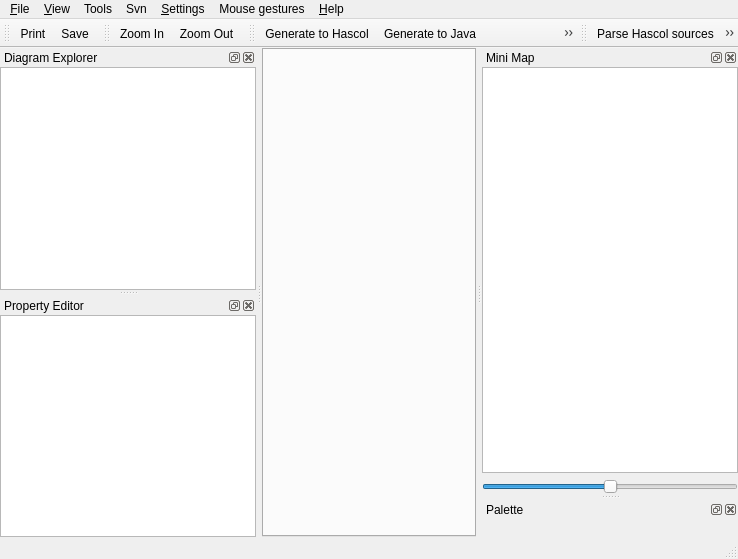
<?xml version="1.0" encoding="UTF-8"?>
<ui version="4.0">
 <class>MainWindowUi</class>
 <widget class="QMainWindow" name="MainWindowUi">
  <property name="geometry">
   <rect>
    <x>0</x>
    <y>0</y>
    <width>738</width>
    <height>559</height>
   </rect>
  </property>
  <property name="windowTitle">
   <string>QReal</string>
  </property>
  <property name="windowIcon">
   <iconset>
    <normaloff>:/icons/qreal.png</normaloff>:/icons/qreal.png</iconset>
  </property>
  <widget class="QWidget" name="centralwidget">
   <layout class="QGridLayout">
    <property name="margin">
     <number>0</number>
    </property>
    <property name="spacing">
     <number>0</number>
    </property>
    <item row="0" column="0">
     <widget class="QTabWidget" name="tabs"/>
    </item>
   </layout>
  </widget>
  <widget class="QMenuBar" name="menubar">
   <property name="geometry">
    <rect>
     <x>0</x>
     <y>0</y>
     <width>738</width>
     <height>21</height>
    </rect>
   </property>
   <widget class="QMenu" name="menu_File">
    <property name="title">
     <string>&amp;File</string>
    </property>
    <addaction name="actionOpen"/>
    <addaction name="actionSave"/>
    <addaction name="actionSave_as"/>
    <addaction name="actionPrint"/>
    <addaction name="actionMakeSvg"/>
    <addaction name="separator"/>
    <addaction name="actionQuit"/>
   </widget>
   <widget class="QMenu" name="menu_View">
    <property name="title">
     <string>&amp;View</string>
    </property>
    <addaction name="actionZoom_In"/>
    <addaction name="actionZoom_Out"/>
    <addaction name="separator"/>
    <addaction name="actionAntialiasing"/>
    <addaction name="actionOpenGL_Renderer"/>
    <addaction name="actionShowSplash"/>
   </widget>
   <widget class="QMenu" name="menuHelp">
    <property name="title">
     <string>&amp;Help</string>
    </property>
    <addaction name="actionHelp"/>
    <addaction name="separator"/>
    <addaction name="actionAbout"/>
    <addaction name="actionAboutQt"/>
   </widget>
   <widget class="QMenu" name="menuSettings">
    <property name="title">
     <string>&amp;Settings</string>
    </property>
    <addaction name="actionPreferences"/>
    <addaction name="actionPlugins"/>
    <addaction name="actionShow_grid"/>
    <addaction name="actionSwitch_on_grid"/>
   </widget>
   <widget class="QMenu" name="menuTools">
    <property name="title">
     <string>Tools</string>
    </property>
    <addaction name="actionClear"/>
    <addaction name="actionExport_to_XMI"/>
    <addaction name="actionGenerate_to_Java"/>
    <addaction name="actionGenerate_to_Hascol"/>
    <addaction name="actionShape_Edit"/>
    <addaction name="actionGenerate_Editor"/>
    <addaction name="actionParse_Editor_xml"/>
   </widget>
   <widget class="QMenu" name="menuMouse_gestures">
    <property name="title">
     <string>Mouse gestures</string>
    </property>
    <addaction name="actionShow"/>
   </widget>
   <widget class="QMenu" name="menuSvn">
    <property name="title">
     <string>Svn</string>
    </property>
    <addaction name="actionCommit"/>
    <addaction name="actionCheckout"/>
   </widget>
   <addaction name="menu_File"/>
   <addaction name="menu_View"/>
   <addaction name="menuTools"/>
   <addaction name="menuSvn"/>
   <addaction name="menuSettings"/>
   <addaction name="menuMouse_gestures"/>
   <addaction name="menuHelp"/>
  </widget>
  <widget class="QStatusBar" name="statusbar"/>
  <widget class="QDockWidget" name="diagramDock">
   <property name="allowedAreas">
    <set>Qt::AllDockWidgetAreas</set>
   </property>
   <property name="windowTitle">
    <string>Diagram Explorer</string>
   </property>
   <attribute name="dockWidgetArea">
    <number>1</number>
   </attribute>
   <widget class="QWidget" name="dockWidgetContents_2">
    <layout class="QHBoxLayout">
     <property name="spacing">
      <number>6</number>
     </property>
     <property name="margin">
      <number>0</number>
     </property>
     <item>
      <widget class="QTreeView" name="diagramExplorer">
       <property name="contextMenuPolicy">
        <enum>Qt::ActionsContextMenu</enum>
       </property>
       <property name="acceptDrops">
        <bool>true</bool>
       </property>
       <property name="dragDropMode">
        <enum>QAbstractItemView::DragDrop</enum>
       </property>
      </widget>
     </item>
    </layout>
   </widget>
  </widget>
  <widget class="QToolBar" name="fileToolbar">
   <property name="windowTitle">
    <string>File Toolbar</string>
   </property>
   <property name="orientation">
    <enum>Qt::Horizontal</enum>
   </property>
   <attribute name="toolBarArea">
    <enum>TopToolBarArea</enum>
   </attribute>
   <attribute name="toolBarBreak">
    <bool>false</bool>
   </attribute>
   <addaction name="actionPrint"/>
   <addaction name="actionSave"/>
  </widget>
  <widget class="QDockWidget" name="minimapDock">
   <property name="windowTitle">
    <string>Mini Map</string>
   </property>
   <attribute name="dockWidgetArea">
    <number>2</number>
   </attribute>
   <widget class="QWidget" name="dockWidgetContents_4">
    <layout class="QVBoxLayout">
     <property name="spacing">
      <number>6</number>
     </property>
     <property name="margin">
      <number>0</number>
     </property>
     <item>
      <widget class="QGraphicsView" name="minimapView">
       <property name="dragMode">
        <enum>QGraphicsView::ScrollHandDrag</enum>
       </property>
      </widget>
     </item>
     <item>
      <widget class="QSlider" name="minimapZoomSlider">
       <property name="maximum">
        <number>50</number>
       </property>
       <property name="value">
        <number>25</number>
       </property>
       <property name="orientation">
        <enum>Qt::Horizontal</enum>
       </property>
      </widget>
     </item>
    </layout>
   </widget>
  </widget>
  <widget class="QDockWidget" name="paletteDock">
   <property name="windowTitle">
    <string>Palette</string>
   </property>
   <attribute name="dockWidgetArea">
    <number>2</number>
   </attribute>
   <widget class="QWidget" name="dockWidgetContents_5">
    <layout class="QHBoxLayout">
     <property name="spacing">
      <number>6</number>
     </property>
     <property name="margin">
      <number>0</number>
     </property>
     <item>
      <widget class="qReal::gui::PaletteToolbox" name="paletteToolbox"/>
     </item>
    </layout>
   </widget>
  </widget>
  <widget class="QToolBar" name="viewToolbar">
   <property name="windowTitle">
    <string>View Toolbar</string>
   </property>
   <attribute name="toolBarArea">
    <enum>TopToolBarArea</enum>
   </attribute>
   <attribute name="toolBarBreak">
    <bool>false</bool>
   </attribute>
   <addaction name="actionZoom_In"/>
   <addaction name="actionZoom_Out"/>
  </widget>
  <widget class="QDockWidget" name="propertyDock">
   <property name="windowTitle">
    <string>Property Editor</string>
   </property>
   <attribute name="dockWidgetArea">
    <number>1</number>
   </attribute>
   <widget class="QWidget" name="dockWidgetContents">
    <layout class="QVBoxLayout">
     <property name="spacing">
      <number>6</number>
     </property>
     <property name="margin">
      <number>0</number>
     </property>
     <item>
      <widget class="QTableView" name="propertyEditor">
       <property name="alternatingRowColors">
        <bool>true</bool>
       </property>
       <property name="showGrid">
        <bool>false</bool>
       </property>
      </widget>
     </item>
    </layout>
   </widget>
  </widget>
  <widget class="QToolBar" name="generatorsToolbar">
   <property name="windowTitle">
    <string>toolBar</string>
   </property>
   <attribute name="toolBarArea">
    <enum>TopToolBarArea</enum>
   </attribute>
   <attribute name="toolBarBreak">
    <bool>false</bool>
   </attribute>
   <addaction name="actionGenerate_to_Hascol"/>
   <addaction name="actionGenerate_to_Java"/>
   <addaction name="actionExport_to_XMI"/>
   <addaction name="actionShape_Edit"/>
   <addaction name="actionGenerate_to_Scilab"/>
  </widget>
  <widget class="QToolBar" name="parsersToolbar">
   <property name="windowTitle">
    <string>toolBar</string>
   </property>
   <attribute name="toolBarArea">
    <enum>TopToolBarArea</enum>
   </attribute>
   <attribute name="toolBarBreak">
    <bool>false</bool>
   </attribute>
   <addaction name="actionParse_Hascol_sources"/>
   <addaction name="actionParse_Java_Libraries"/>
  </widget>
  <action name="actionQuit">
   <property name="text">
    <string>&amp;Quit</string>
   </property>
  </action>
  <action name="actionConnect">
   <property name="icon">
    <iconset>
     <normaloff>:/icons/database_connected.png</normaloff>:/icons/database_connected.png</iconset>
   </property>
   <property name="text">
    <string>&amp;Connect</string>
   </property>
  </action>
  <action name="actionZoom_In">
   <property name="icon">
    <iconset>
     <normaloff>:/icons/zoomin.png</normaloff>:/icons/zoomin.png</iconset>
   </property>
   <property name="text">
    <string>Zoom In</string>
   </property>
  </action>
  <action name="actionZoom_Out">
   <property name="icon">
    <iconset>
     <normaloff>:/icons/zoomout.png</normaloff>:/icons/zoomout.png</iconset>
   </property>
   <property name="text">
    <string>Zoom Out</string>
   </property>
  </action>
  <action name="actionAntialiasing">
   <property name="checkable">
    <bool>true</bool>
   </property>
   <property name="checked">
    <bool>true</bool>
   </property>
   <property name="text">
    <string>Antialiasing</string>
   </property>
  </action>
  <action name="actionOpenGL_Renderer">
   <property name="checkable">
    <bool>true</bool>
   </property>
   <property name="text">
    <string>OpenGL Renderer</string>
   </property>
  </action>
  <action name="actionPrint">
   <property name="icon">
    <iconset>
     <normaloff>:/icons/print.png</normaloff>:/icons/print.png</iconset>
   </property>
   <property name="text">
    <string>Print</string>
   </property>
  </action>
  <action name="actionMakeSvg">
   <property name="text">
    <string>Export to SVG</string>
   </property>
  </action>
  <action name="actionDisconnect">
   <property name="icon">
    <iconset>
     <normaloff>:/icons/database_disconnect.png</normaloff>:/icons/database_disconnect.png</iconset>
   </property>
   <property name="text">
    <string>&amp;Disconnect</string>
   </property>
  </action>
  <action name="actionBeginTransaction">
   <property name="enabled">
    <bool>false</bool>
   </property>
   <property name="icon">
    <iconset>
     <normaloff>:/icons/database_connect.png</normaloff>:/icons/database_connect.png</iconset>
   </property>
   <property name="text">
    <string>Begin Transaction</string>
   </property>
  </action>
  <action name="actionCommitTransaction">
   <property name="enabled">
    <bool>false</bool>
   </property>
   <property name="icon">
    <iconset>
     <normaloff>:/icons/database_commit.png</normaloff>:/icons/database_commit.png</iconset>
   </property>
   <property name="text">
    <string>Commit Transaction</string>
   </property>
  </action>
  <action name="actionRollbackTransaction">
   <property name="enabled">
    <bool>false</bool>
   </property>
   <property name="icon">
    <iconset>
     <normaloff>:/icons/database_revert.png</normaloff>:/icons/database_revert.png</iconset>
   </property>
   <property name="text">
    <string>Rollback Transaction</string>
   </property>
  </action>
  <action name="actionDeleteFromDiagram">
   <property name="text">
    <string>Delete</string>
   </property>
   <property name="shortcut">
    <string>Del</string>
   </property>
   <property name="shortcutContext">
    <enum>Qt::WidgetShortcut</enum>
   </property>
  </action>
  <action name="openNewTab">
   <property name="text">
    <string>Open in new tab</string>
   </property>
  </action>
  <action name="actionHelp">
   <property name="text">
    <string>Small Help</string>
   </property>
  </action>
  <action name="actionAbout">
   <property name="text">
    <string>About...</string>
   </property>
  </action>
  <action name="actionAboutQt">
   <property name="text">
    <string>About Qt...</string>
   </property>
  </action>
  <action name="actionPlugins">
   <property name="checkable">
    <bool>true</bool>
   </property>
   <property name="text">
    <string>Plugins...</string>
   </property>
  </action>
  <action name="actionShowSplash">
   <property name="checkable">
    <bool>true</bool>
   </property>
   <property name="checked">
    <bool>true</bool>
   </property>
   <property name="text">
    <string>Show splashscreen</string>
   </property>
  </action>
  <action name="actionClear">
   <property name="icon">
    <iconset>
     <normaloff>:/icons/clear.png</normaloff>:/icons/clear.png</iconset>
   </property>
   <property name="text">
    <string>Exterminatus</string>
   </property>
  </action>
  <action name="actionExport_to_XMI">
   <property name="text">
    <string>Export to XMI</string>
   </property>
  </action>
  <action name="actionGenerate_to_Java">
   <property name="text">
    <string>Generate to Java</string>
   </property>
  </action>
  <action name="actionSave">
   <property name="text">
    <string>Save</string>
   </property>
  </action>
  <action name="actionGenerate_editor">
   <property name="text">
    <string>Generate editor</string>
   </property>
  </action>
  <action name="actionGenerate_to_Hascol">
   <property name="text">
    <string>Generate to Hascol</string>
   </property>
  </action>
  <action name="actionSave_as">
   <property name="text">
    <string>Save as...</string>
   </property>
  </action>
  <action name="actionOpen">
   <property name="text">
    <string>Open...</string>
   </property>
  </action>
  <action name="actionParse_Hascol_sources">
   <property name="text">
    <string>Parse Hascol sources</string>
   </property>
   <property name="toolTip">
    <string>Build diagrams from existing Hascol sources</string>
   </property>
  </action>
  <action name="actionParse_Java_Libraries">
   <property name="text">
    <string>Parse Java Libraries</string>
   </property>
   <property name="toolTip">
    <string>Parse Java Libraries</string>
   </property>
  </action>
  <action name="actionShow_grid">
   <property name="checkable">
    <bool>true</bool>
   </property>
   <property name="checked">
    <bool>true</bool>
   </property>
   <property name="text">
    <string>Show grid</string>
   </property>
  </action>
  <action name="actionShape_Edit">
   <property name="text">
    <string>Shape Editor</string>
   </property>
  </action>
  <action name="actionGenerate_Editor">
   <property name="text">
    <string>Generate Editor</string>
   </property>
  </action>
  <action name="actionParse_Editor_xml">
   <property name="text">
    <string>Parse Editor xml</string>
   </property>
  </action>
  <action name="actionSwitch_on_grid">
   <property name="checkable">
    <bool>true</bool>
   </property>
   <property name="text">
    <string>Switch on grid</string>
   </property>
  </action>
  <action name="actionCommit">
   <property name="text">
    <string>Commit</string>
   </property>
  </action>
  <action name="actionShow">
   <property name="text">
    <string>Show</string>
   </property>
  </action>
  <action name="actionPreferences">
   <property name="text">
    <string>Preferences...</string>
   </property>
  </action>
  <action name="actionCheckout">
   <property name="text">
    <string>Checkout...</string>
   </property>
  </action>
  <action name="actionGenerate_to_Scilab">
   <property name="text">
    <string>Generate to Scilab</string>
   </property>
   <property name="toolTip">
    <string>Generate to Scilab</string>
   </property>
  </action>
 </widget>
 <layoutdefault spacing="0" margin="0"/>
 <customwidgets>
  <customwidget>
   <class>qReal::gui::PaletteToolbox</class>
   <extends>QToolBox</extends>
   <header>paletteToolbox.h</header>
   <container>1</container>
  </customwidget>
 </customwidgets>
 <resources/>
 <connections/>
</ui>
